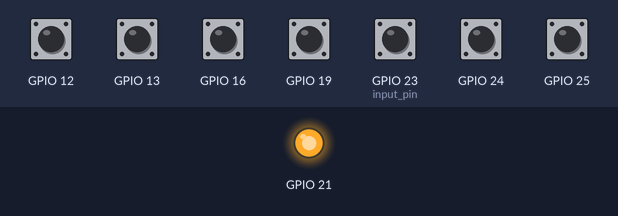
A program run on a simulated Raspberry Pi (BCM pin numbers). On the bench: output pins drawn as LEDs (lit = HIGH). The test bench sets the inputs (shaded band); at power-on: GPIO 12, GPIO 13, GPIO 16, GPIO 19, GPIO 23 (input_pin), GPIO 24, GPIO 25 HIGH. What the program prints to the terminal is not drawn.

Above: at 1.2 s.
1.3 s: GPIO 12 pulled LOW for 0.15 s
At 1.37 s:
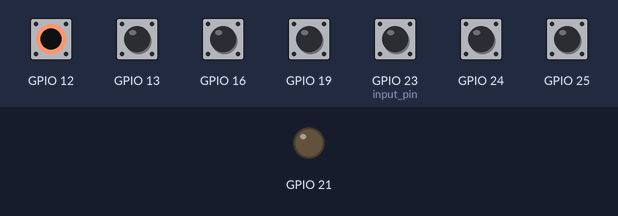
2.9 s: GPIO 13 pulled LOW for 0.15 s
4.5 s: GPIO 16 pulled LOW for 0.15 s
6.1 s: GPIO 19 pulled LOW for 0.15 s
Timing chart, 0 to 9.1 s (numbered marks = the images above; inputs shaded):
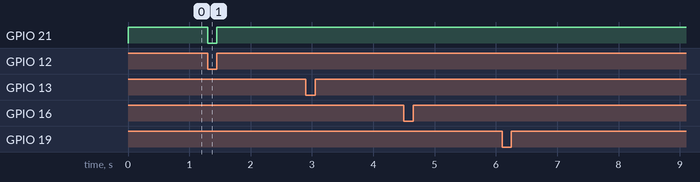

The program:

GPIO_code.py
```python
#pressing button or in case applying high voltage to any of this outputs can run its function
#this is a sound player that gives you ability to play, next, previus, stop, pause, unpause the sound.
#Only .wav files can be handeled
# we are supposed to use it to give surgery instructions.
import pygame.mixer
from time import sleep
import RPi.GPIO as GPIO
from sys import exit
import glob
import os
GPIO.setmode(GPIO.BCM)
#previous button
GPIO.setup(23, GPIO.IN)
#play button
GPIO.setup(24, GPIO.IN)
#next button
GPIO.setup(25, GPIO.IN)
#pause button
GPIO.setup(13, GPIO.IN)
#Unpause button
GPIO.setup(19, GPIO.IN)
#stop button
GPIO.setup(16, GPIO.IN)
#buzzer button
GPIO.setup(12, GPIO.IN)

pygame.mixer.init(48000, -16, 1, 1024)


soundChannelA = pygame.mixer.Channel(1)
soundChannelBuzzer = pygame.mixer.Channel(2)

dirname="/home/pi/Documents/sound_sample/"
print("Sampler Ready.")
pattern = '*.wav'
files = glob.glob(os.path.join(dirname, pattern))
files = sorted(files) # sort in alphabetical order
print(files)
count=0
#btnPlay = Button("Play", 23, __onPlayButtonChanged) # GPIO header pin 22
#btnPrevious = Button("Previous", 24, __onPreviousButtonChanged) # GPIO header pin 16
#btnNext = Button("Next", 25, __onNextButtonChanged) # GPIO header pin 18

input_pin = 23
GPIO.setmode(GPIO.BCM)
GPIO.setup(input_pin, GPIO.IN, pull_up_down=GPIO.PUD_UP)
def my_function_play(channel):
    global count
    if GPIO.input(24)==GPIO.HIGH:
        print("I was called Play!")

        print("count",count)
        if count>0 and count <len(files):
         print("index",count)
         soundChannelA.play(pygame.mixer.Sound(files[count]))
        else:
          count=0
          print("index",count)
          soundChannelA.play(pygame.mixer.Sound(files[count]))

input_pin = 24
GPIO.setmode(GPIO.BCM)
GPIO.setup(input_pin, GPIO.IN, pull_up_down=GPIO.PUD_UP)
def my_function_previous(channel):
    global count
    if GPIO.input(23)==GPIO.HIGH:
        global count
        print("I was called Previous!")
        print("count",count)
        if count>0:
                  count=count-1
        else:
                  count=0
        print("index",count)
        soundChannelA.play(pygame.mixer.Sound(files[count]))


input_pin = 25
GPIO.setmode(GPIO.BCM)
GPIO.setup(input_pin, GPIO.IN, pull_up_down=GPIO.PUD_UP)
def my_function_Next(channel):
    global count
    if GPIO.input(25)==GPIO.HIGH:

        print("I was called Next!")
        print("count",count)
        if count<len(files):
              count=count+1

        else:
              count=0
        print("index",count)
        soundChannelA.play(pygame.mixer.Sound(files[count]))

def paused(channel):
    if GPIO.input(13)==GPIO.HIGH:
        ############
        print("I was called pause!")
        pygame.mixer.pause()
        #############
def unpause(channel):
    if GPIO.input(19)==GPIO.HIGH:
        global pause
        print("I was called unpause!")
        #################
        pygame.mixer.unpause()
        #################
        #pause = False
def stoped(channel):
    if GPIO.input(16)==GPIO.HIGH:
        print("I was called stop!")
        global pause
        #################
        pygame.mixer.stop()
    #################
    #pause = False
GPIO.setup(21,GPIO.OUT)
def buzzer_play(channel):
        if GPIO.input(12)==GPIO.HIGH:
            print("I was called buzzer!")
            soundChannelBuzzer.play(pygame.mixer.Sound("/home/pi/Documents/sound_sample/Buzzer-Sound.wav"))
            GPIO.output(21,GPIO.HIGH)
        else:
            GPIO.output(21,GPIO.LOW)
GPIO.setmode(GPIO.BCM)
GPIO.setup(13, GPIO.IN, pull_up_down=GPIO.PUD_UP)
GPIO.setmode(GPIO.BCM)
GPIO.setup(19, GPIO.IN, pull_up_down=GPIO.PUD_UP)
GPIO.setmode(GPIO.BCM)
GPIO.setup(16, GPIO.IN, pull_up_down=GPIO.PUD_UP)
GPIO.setmode(GPIO.BCM)
GPIO.setup(12, GPIO.IN, pull_up_down=GPIO.PUD_UP)
#while True:
##    #GPIO.add_event_detect(12, GPIO.RISING, callback=lambda x:buzzer_play(count), bouncetime=2)
#GPIO.add_event_detect(23, GPIO.FALLING, callback=lambda x: my_function_previous(count), bouncetime=200)
#GPIO.add_event_detect(24, GPIO.FALLING, callback=lambda x:my_function_play(count), bouncetime=20)
#GPIO.add_event_detect(25, GPIO.FALLING, callback=lambda x:my_function_Next(count), bouncetime=200)
#GPIO.add_event_detect(13, GPIO.FALLING, callback=lambda x:paused(count), bouncetime=200)
#GPIO.add_event_detect(19, GPIO.FALLING, callback=lambda x:unpause(count), bouncetime=200)
#GPIO.add_event_detect(16, GPIO.FALLING, callback=lambda x:stoped(count), bouncetime=200)
##GPIO.add_event_detect(12, GPIO.FALLING, callback=lambda x:buzzer_play(count), bouncetime=200)
#GPIO.add_event_detect(12, GPIO.FALLING, callback=lambda x:buzzer_play(count), bouncetime=2)
#    if GPIO.input(23)==GPIO.HIGH:
GPIO.add_event_detect(23, GPIO.RISING, callback=lambda x: my_function_previous(count), bouncetime=200)


#        my_function_previous(count)


#    if GPIO.input(24)==GPIO.HIGH:
GPIO.add_event_detect(24, GPIO.RISING, callback=lambda x:my_function_play(count), bouncetime=20)


#    if GPIO.input(25)==GPIO.HIGH:
#        my_function_Next(count)
GPIO.add_event_detect(25, GPIO.RISING, callback=lambda x:my_function_Next(count), bouncetime=200)


#    if GPIO.input(13)==GPIO.HIGH:
GPIO.add_event_detect(13, GPIO.RISING, callback=lambda x:paused(count), bouncetime=200)


#    if GPIO.input(19)==GPIO.HIGH:
GPIO.add_event_detect(19, GPIO.RISING, callback=lambda x:unpause(count), bouncetime=200)


#    if GPIO.input(16)==GPIO.HIGH:
GPIO.add_event_detect(16, GPIO.RISING, callback=lambda x:stoped(count), bouncetime=200)


while True:

#    GPIO.add_event_detect(12, GPIO.FALLING, callback=lambda x:buzzer_play(count), bouncetime=2)
    if GPIO.input(12)==GPIO.HIGH:
        buzzer_play(12)
    else:
            GPIO.output(21,GPIO.LOW)


print("done")
    #while True:
#
#
#        #GPIO.cleanup()
##drill sound clip
##https://www.soundsnap.com/tags/drill
#
#
```

Measured:
- after the input at 1.3 s, GPIO 21: HIGH → LOW at once, → HIGH 0.15 s later
